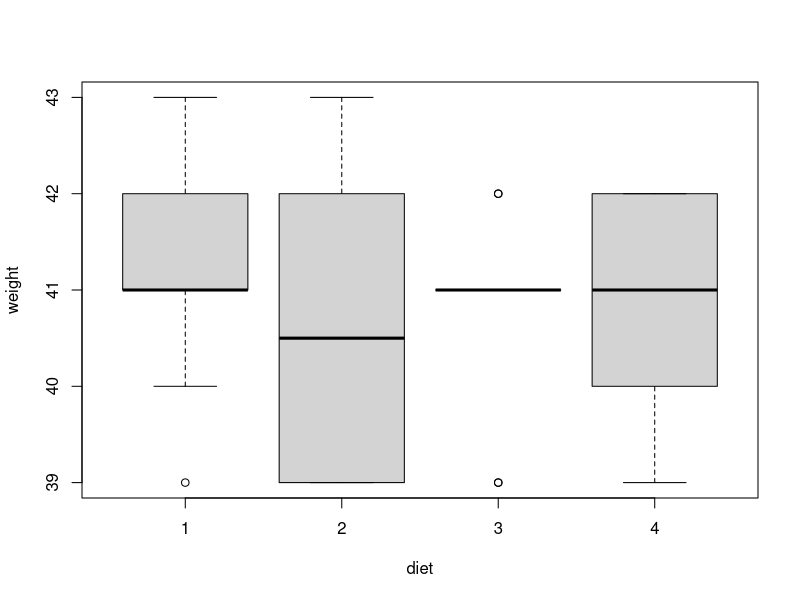
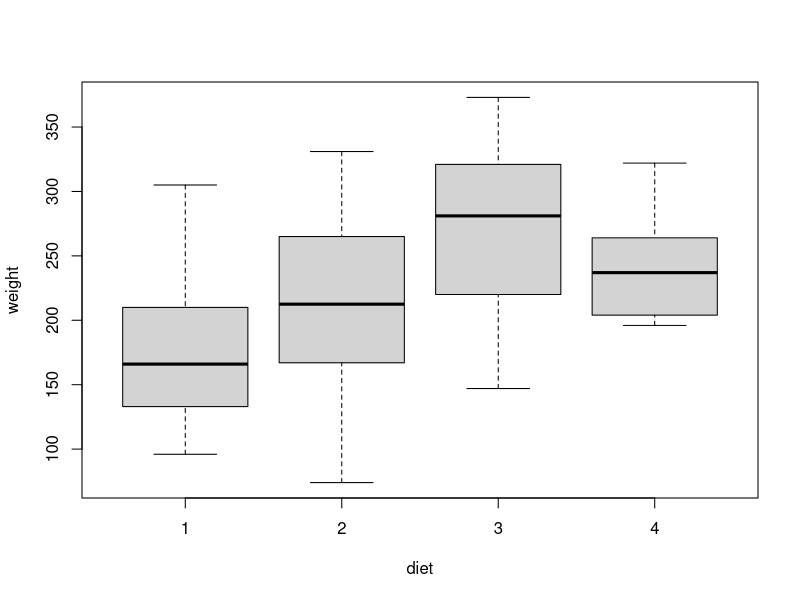
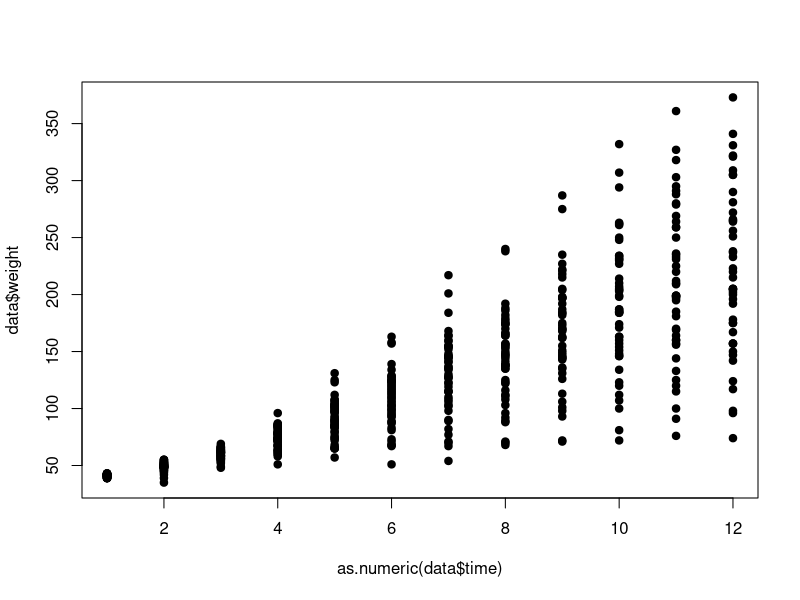
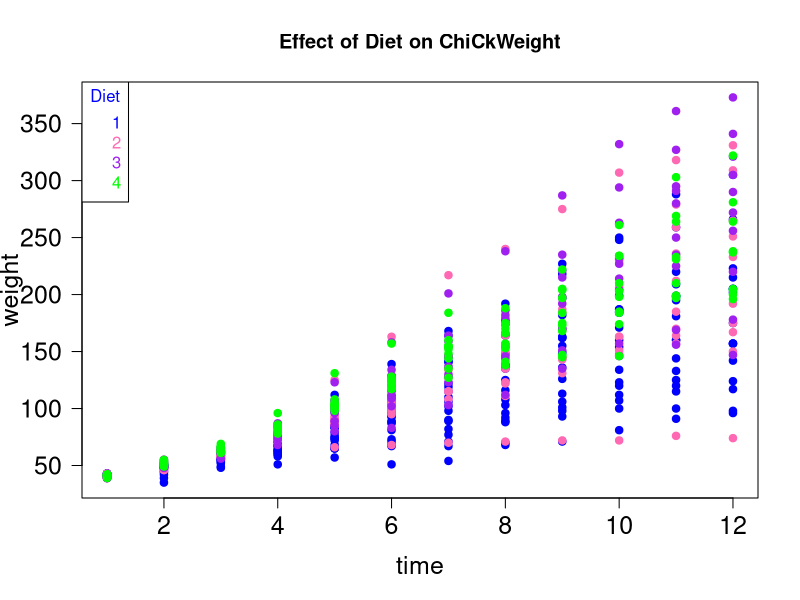
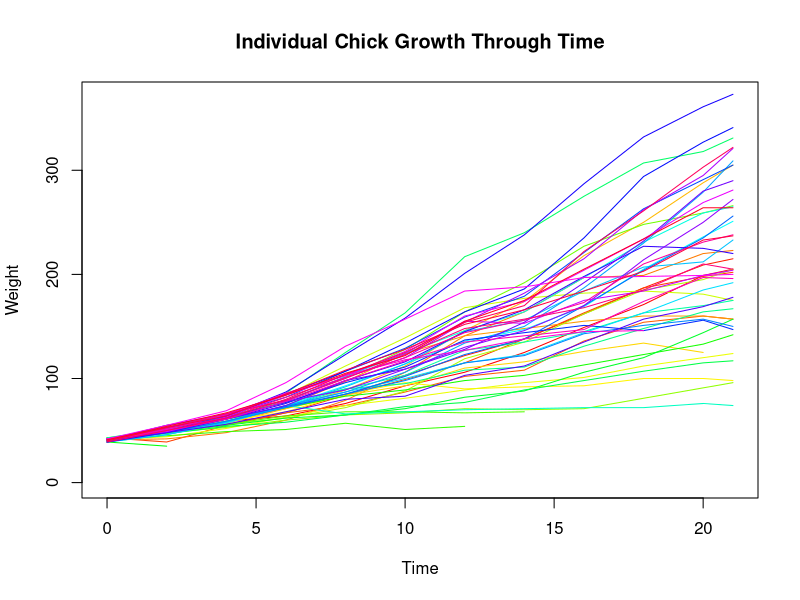

Here is the R script that generated these plots, in order:
ChickWeight=ChickWeight
data <-ChickWeight
data <- within(data, {
  chick <- factor(Chick)
  diet <- factor(Diet)
  time <- factor (Time)
})

#QUESTION 1----- plot and examine if there is a statistical difference between weight of chicks on day 0
#unify weight by diet day 0

datatime0= data[data$time==0, ]
plot(weight~diet, data=datatime0)

#now you have to examine, use anova

Anova1= aov(weight~diet, data=datatime0)
summary(Anova1)

#summary(Anova1)
#             Df Sum Sq Mean Sq F value Pr(>F)
#diet         3   4.32   1.440   1.132  0.346
#Residuals   46  58.50   1.272   
TukeyHSD(Anova1)

#Tukey multiple comparisons of means
#95% family-wise confidence level

#Fit: aov(formula = weight ~ diet, data = datatime0)

#$diet
#diff       lwr       upr     p adj
#2-1 -0.7 -1.864187 0.4641869 0.3872164
#3-1 -0.6 -1.764187 0.5641869 0.5219101
#4-1 -0.4 -1.564187 0.7641869 0.7965223
#3-2  0.1 -1.244287 1.4442873 0.9971988
#4-2  0.3 -1.044287 1.6442873 0.9331261
#4-3  0.2 -1.144287 1.5442873 0.9786117

#no significant differences



#QUESTION 2------Plot chick weights to different diet treatments at day 21
datatime21= data[data$time==21, ]
plot(weight~diet, data= datatime21)
#check statistical differences

Anova2=aov(weight~diet, data=datatime21)

summary(Anova2)

#summary(Anova2)
#Df Sum Sq Mean Sq F value  Pr(>F)   
#diet         3  57164   19055   4.655 0.00686 **
#  Residuals   41 167839    4094                   
#---
#  Signif. codes:  0 ‘***’ 0.001 ‘**’ 0.01 ‘*’ 0.05 ‘.’ 0.1 ‘ ’ 1
#there are significant values for differences in weight based on diet

TukeyHSD(Anova2)

#Tukey multiple comparisons of means
#95% family-wise confidence level

#Fit: aov(formula = weight ~ diet, data = datatime21)

#$diet
#diff        lwr       upr     p adj
#2-1  36.95000  -32.11064 106.01064 0.4868095
#3-1  92.55000   23.48936 161.61064 0.0046959
#4-1  60.80556  -10.57710 132.18821 0.1192661
#3-2  55.60000  -21.01591 132.21591 0.2263918
#4-2  23.85556  -54.85981 102.57092 0.8486781
#4-3 -31.74444 -110.45981  46.97092 0.7036249

#QUESTION 3--------- summary(aov (weight~Diet*Time+Error(Chick)data=data))
summary(aov(weight~Diet*Time+Error(Chick),data=data))

#Error: Chick
#Df Sum Sq Mean Sq F value   Pr(>F)    
#Diet       3 155863   51954   7.221 0.000482 ***
#  Time       1  55175   55175   7.668 0.008197 ** 
#  Diet:Time  1   2482    2482   0.345 0.559984    
#Residuals 44 316586    7195                     
#---
#  Signif. codes:  0 ‘***’ 0.001 ‘**’ 0.01 ‘*’ 0.05 ‘.’ 0.1 ‘ ’ 1

#Error: Within
#Df  Sum Sq Mean Sq F value Pr(>F)    
#Time        1 1962914 1962914 3049.28 <2e-16 ***
#  Diet:Time   3   84222   28074   43.61 <2e-16 ***
#  Residuals 524  337315     644                   
#---
#  Signif. codes:  0 ‘***’ 0.001 ‘**’ 0.01 ‘*’ 0.05 ‘.’ 0.1 ‘ ’ 1


#QUESTION 4-------- plot effects of diet on chick growth
#plotting time by weight and color code diet
plot(as.numeric (data$time), data$weight, pch=19)

cols= sub('1', "blue", data$diet)#setting up the colors to diet coding
cols= sub('2', "hotpink", cols)
cols= sub('3', "purple", cols)
cols= sub ('4', "green", cols)
#currently if ploted, everything is in black
#figure out how to plot in color

plot(as.numeric(
  data$time), data$weight, 
     xlab= "time", ylab= "weight", main= "Effect of Diet on ChiCkWeight", 
     col=cols, #adding color to the scale
     pch=19, las=1, cex.axis=1.5, cex.lab=1.5#pch 19 colors in circles
     ) #pch19 colors in circles
legend (
  "topleft", title="Diet", 
        legend=unique(data$diet), 
        text.col= c("blue", "hotpink", "purple", "green")
        )

#Question 5----- create empty plot to plot lines for each chick
#plot(NA, xlim=c(min value x, max value x), ylim = c (min value of y, max value of y))
#for (ii in 1:50) { use.rows=}

plot(NA, ylim=c(0,370), xlim=c(0,21), 
     xlab="Time", ylab="Weight", 
     main="Individual Chick Growth Through Time")
colors=rainbow(50)

for(c in 1:50) {
  use.rows=which(data$Chick == c)
  lines(x=data$Time[use.rows],
        y=data$weight[use.rows], col=colors[c])
}
